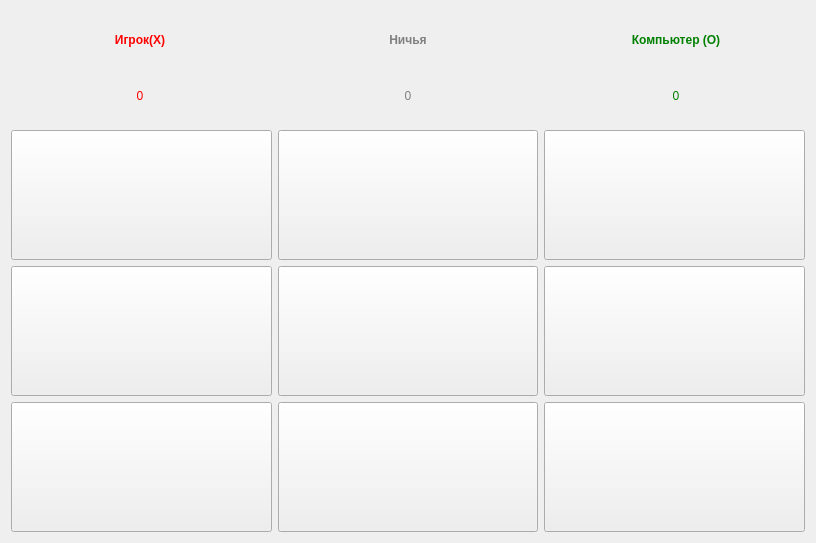
<?xml version="1.0" encoding="UTF-8"?>
<ui version="4.0">
 <class>Widget</class>
 <widget class="QWidget" name="Widget">
  <property name="geometry">
   <rect>
    <x>0</x>
    <y>0</y>
    <width>816</width>
    <height>543</height>
   </rect>
  </property>
  <property name="sizePolicy">
   <sizepolicy hsizetype="Fixed" vsizetype="Fixed">
    <horstretch>0</horstretch>
    <verstretch>0</verstretch>
   </sizepolicy>
  </property>
  <property name="minimumSize">
   <size>
    <width>816</width>
    <height>543</height>
   </size>
  </property>
  <property name="maximumSize">
   <size>
    <width>816</width>
    <height>543</height>
   </size>
  </property>
  <property name="windowTitle">
   <string>Widget</string>
  </property>
  <layout class="QGridLayout" name="gridLayout">
   <item row="2" column="2">
    <widget class="QPushButton" name="button_2_3">
     <property name="sizePolicy">
      <sizepolicy hsizetype="Fixed" vsizetype="Fixed">
       <horstretch>0</horstretch>
       <verstretch>0</verstretch>
      </sizepolicy>
     </property>
     <property name="minimumSize">
      <size>
       <width>260</width>
       <height>130</height>
      </size>
     </property>
     <property name="font">
      <font>
       <pointsize>72</pointsize>
      </font>
     </property>
     <property name="styleSheet">
      <string notr="true"/>
     </property>
     <property name="text">
      <string/>
     </property>
    </widget>
   </item>
   <item row="1" column="1">
    <widget class="QPushButton" name="button_1_2">
     <property name="sizePolicy">
      <sizepolicy hsizetype="Fixed" vsizetype="Fixed">
       <horstretch>0</horstretch>
       <verstretch>0</verstretch>
      </sizepolicy>
     </property>
     <property name="minimumSize">
      <size>
       <width>260</width>
       <height>130</height>
      </size>
     </property>
     <property name="font">
      <font>
       <pointsize>72</pointsize>
      </font>
     </property>
     <property name="styleSheet">
      <string notr="true"/>
     </property>
     <property name="text">
      <string/>
     </property>
    </widget>
   </item>
   <item row="4" column="0">
    <widget class="QPushButton" name="button_3_1">
     <property name="sizePolicy">
      <sizepolicy hsizetype="Fixed" vsizetype="Fixed">
       <horstretch>0</horstretch>
       <verstretch>0</verstretch>
      </sizepolicy>
     </property>
     <property name="minimumSize">
      <size>
       <width>260</width>
       <height>130</height>
      </size>
     </property>
     <property name="font">
      <font>
       <pointsize>72</pointsize>
      </font>
     </property>
     <property name="styleSheet">
      <string notr="true"/>
     </property>
     <property name="text">
      <string/>
     </property>
    </widget>
   </item>
   <item row="0" column="0" colspan="3">
    <layout class="QHBoxLayout" name="horizontalLayout">
     <property name="spacing">
      <number>10</number>
     </property>
     <item>
      <layout class="QVBoxLayout" name="verticalLayout_3">
       <property name="spacing">
        <number>0</number>
       </property>
       <item>
        <widget class="QLabel" name="label">
         <property name="styleSheet">
          <string notr="true">font-weight:bold;color: red;</string>
         </property>
         <property name="text">
          <string>Игрок(X)</string>
         </property>
         <property name="alignment">
          <set>Qt::AlignCenter</set>
         </property>
        </widget>
       </item>
       <item>
        <widget class="QLabel" name="labelScorePlayer">
         <property name="sizePolicy">
          <sizepolicy hsizetype="Preferred" vsizetype="Preferred">
           <horstretch>0</horstretch>
           <verstretch>0</verstretch>
          </sizepolicy>
         </property>
         <property name="styleSheet">
          <string notr="true">color: red;</string>
         </property>
         <property name="text">
          <string>0</string>
         </property>
         <property name="alignment">
          <set>Qt::AlignCenter</set>
         </property>
        </widget>
       </item>
      </layout>
     </item>
     <item>
      <layout class="QVBoxLayout" name="verticalLayout_2">
       <property name="spacing">
        <number>0</number>
       </property>
       <item>
        <widget class="QLabel" name="label_2">
         <property name="styleSheet">
          <string notr="true">font-weight:bold;color: gray;</string>
         </property>
         <property name="text">
          <string>Ничья</string>
         </property>
         <property name="alignment">
          <set>Qt::AlignCenter</set>
         </property>
         <property name="wordWrap">
          <bool>false</bool>
         </property>
        </widget>
       </item>
       <item>
        <widget class="QLabel" name="labelScoreTie">
         <property name="styleSheet">
          <string notr="true">color: gray;</string>
         </property>
         <property name="text">
          <string>0</string>
         </property>
         <property name="alignment">
          <set>Qt::AlignCenter</set>
         </property>
        </widget>
       </item>
      </layout>
     </item>
     <item>
      <layout class="QVBoxLayout" name="verticalLayout">
       <property name="spacing">
        <number>0</number>
       </property>
       <item>
        <widget class="QLabel" name="label_3">
         <property name="styleSheet">
          <string notr="true">font-weight:bold;color: green;</string>
         </property>
         <property name="text">
          <string>Компьютер (O)</string>
         </property>
         <property name="alignment">
          <set>Qt::AlignCenter</set>
         </property>
        </widget>
       </item>
       <item>
        <widget class="QLabel" name="labelScoreComputer">
         <property name="styleSheet">
          <string notr="true">color: green;</string>
         </property>
         <property name="text">
          <string>0</string>
         </property>
         <property name="alignment">
          <set>Qt::AlignCenter</set>
         </property>
        </widget>
       </item>
      </layout>
     </item>
    </layout>
   </item>
   <item row="2" column="0">
    <widget class="QPushButton" name="button_2_1">
     <property name="sizePolicy">
      <sizepolicy hsizetype="Fixed" vsizetype="Fixed">
       <horstretch>0</horstretch>
       <verstretch>0</verstretch>
      </sizepolicy>
     </property>
     <property name="minimumSize">
      <size>
       <width>260</width>
       <height>130</height>
      </size>
     </property>
     <property name="font">
      <font>
       <pointsize>72</pointsize>
      </font>
     </property>
     <property name="styleSheet">
      <string notr="true"/>
     </property>
     <property name="text">
      <string/>
     </property>
    </widget>
   </item>
   <item row="1" column="2">
    <widget class="QPushButton" name="button_1_3">
     <property name="sizePolicy">
      <sizepolicy hsizetype="Fixed" vsizetype="Fixed">
       <horstretch>0</horstretch>
       <verstretch>0</verstretch>
      </sizepolicy>
     </property>
     <property name="minimumSize">
      <size>
       <width>260</width>
       <height>130</height>
      </size>
     </property>
     <property name="font">
      <font>
       <pointsize>72</pointsize>
      </font>
     </property>
     <property name="styleSheet">
      <string notr="true"/>
     </property>
     <property name="text">
      <string/>
     </property>
    </widget>
   </item>
   <item row="4" column="1">
    <widget class="QPushButton" name="button_3_2">
     <property name="sizePolicy">
      <sizepolicy hsizetype="Fixed" vsizetype="Fixed">
       <horstretch>0</horstretch>
       <verstretch>0</verstretch>
      </sizepolicy>
     </property>
     <property name="minimumSize">
      <size>
       <width>260</width>
       <height>130</height>
      </size>
     </property>
     <property name="font">
      <font>
       <pointsize>72</pointsize>
      </font>
     </property>
     <property name="styleSheet">
      <string notr="true"/>
     </property>
     <property name="text">
      <string/>
     </property>
    </widget>
   </item>
   <item row="1" column="0">
    <widget class="QPushButton" name="button_1_1">
     <property name="sizePolicy">
      <sizepolicy hsizetype="Fixed" vsizetype="Fixed">
       <horstretch>0</horstretch>
       <verstretch>0</verstretch>
      </sizepolicy>
     </property>
     <property name="minimumSize">
      <size>
       <width>260</width>
       <height>130</height>
      </size>
     </property>
     <property name="font">
      <font>
       <pointsize>72</pointsize>
      </font>
     </property>
     <property name="styleSheet">
      <string notr="true"/>
     </property>
     <property name="text">
      <string/>
     </property>
    </widget>
   </item>
   <item row="2" column="1">
    <widget class="QPushButton" name="button_2_2">
     <property name="sizePolicy">
      <sizepolicy hsizetype="Fixed" vsizetype="Fixed">
       <horstretch>0</horstretch>
       <verstretch>0</verstretch>
      </sizepolicy>
     </property>
     <property name="minimumSize">
      <size>
       <width>260</width>
       <height>130</height>
      </size>
     </property>
     <property name="font">
      <font>
       <pointsize>72</pointsize>
      </font>
     </property>
     <property name="styleSheet">
      <string notr="true"/>
     </property>
     <property name="text">
      <string/>
     </property>
    </widget>
   </item>
   <item row="4" column="2">
    <widget class="QPushButton" name="button_3_3">
     <property name="enabled">
      <bool>true</bool>
     </property>
     <property name="sizePolicy">
      <sizepolicy hsizetype="Fixed" vsizetype="Fixed">
       <horstretch>0</horstretch>
       <verstretch>0</verstretch>
      </sizepolicy>
     </property>
     <property name="minimumSize">
      <size>
       <width>260</width>
       <height>130</height>
      </size>
     </property>
     <property name="font">
      <font>
       <pointsize>72</pointsize>
      </font>
     </property>
     <property name="styleSheet">
      <string notr="true"/>
     </property>
     <property name="text">
      <string/>
     </property>
    </widget>
   </item>
  </layout>
 </widget>
 <resources/>
 <connections/>
</ui>
